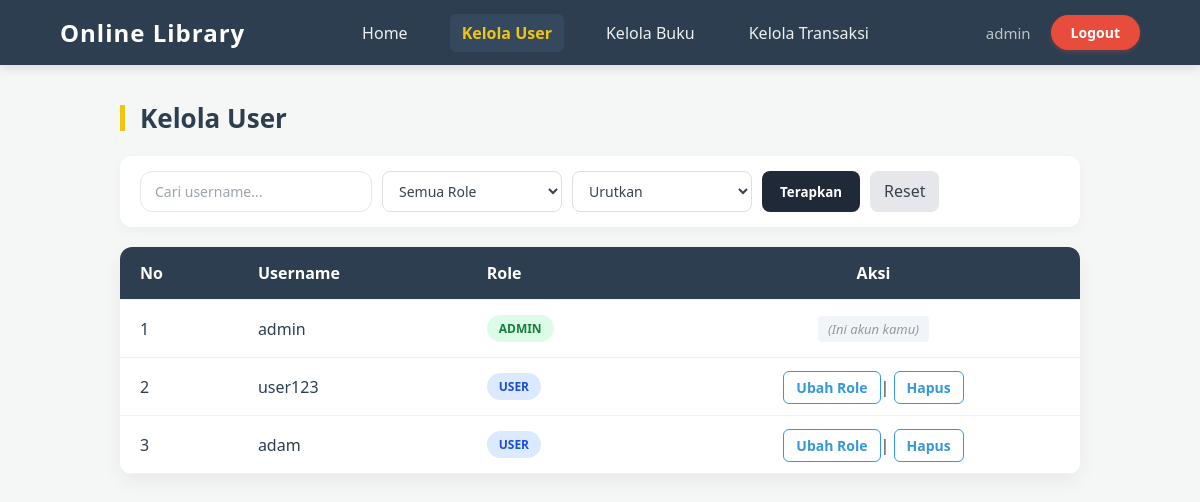
Page /admin/kelola_user.php (signed in) on the committed database.
### tables this page shows
CREATE TABLE `users` (
  `id` int NOT NULL,
  `username` varchar(100) NOT NULL,
  `password` varchar(25) NOT NULL,
  `role` enum('admin','user') NOT NULL
);

### admin/kelola_user.php (the view, shortened to what this page needs)
<?php
include '../config/config.php';
include 'navbar.php';
?>
<link rel="stylesheet" href="../css/user/kelola_user.css">
    <link rel="stylesheet" href="../css/dashboard_admin.css">
<div class="main-content">
    <h2>Kelola User</h2>
    <div class="filter-card">
    <form method="GET" class="filter-form">
        <input
            type="text"
            name="search"
            placeholder="Cari username..."
            value="<?= $_GET['search'] ?? '' ?>">
        <select name="role">
            <option value="">Semua Role</option>
        </select>
        <select name="urut">
            <option value="">Urutkan</option>
        </select>
        <button type="submit">Terapkan</button>
        <a href="kelola_user.php" class="btn-reset">Reset</a>
    </form>
</div>
    <div class="table-card">
        <table class="modern-table">
            <thead>
                <tr>
                    <th>No</th>
                    <th>Username</th>
                    <th>Role</th>
                    <th style="text-align:center">Aksi</th>
                </tr>
            </thead>
            <tbody>
                <?php
                $no = 1;
                $where = [];
$order = "ORDER BY id ASC";
$whereSQL = count($where) ? "WHERE " . implode(" AND ", $where) : "";
$query = "SELECT * FROM users $whereSQL $order";
$users = mysqli_query($koneksi, $query);
                while ($u = mysqli_fetch_assoc($users)) {
                    $isSelf = ($_SESSION['id'] == $u['id']);
                ?>
                    <tr>
                        <td><?= $no++; ?></td>
                        <td><?= $u['username']; ?></td>
                        <td>
                            <span class="badge <?= ($u['role'] == 'admin') ? 'bg-green' : 'bg-blue'; ?>">
                                <?= $u['role']; ?>
                            </span>
                        </td>
                        <td style="text-align:center">
                            <?php if (!$isSelf): ?>
                                <a href="../admin/config_user/edit_role.php?id=<?= $u['id']; ?>">Ubah Role</a>|
                                <a href="../admin/config_user/hapus_user.php?id=<?= $u['id']; ?>"
                                    onclick="return confirm('Yakin ingin menghapus user ini?')">
                                    Hapus
                                </a>
                            <?php else: ?>
                                <span style="color:#999;">(Ini akun kamu)</span>
                            <?php endif; ?>
                        </td>
                    </tr>
                <?php } ?>
            </tbody>
        </table>
    </div>
</div>

### css/navbar.css (style rules this page uses)
* { margin: 0; padding: 0; box-sizing: border-box; font-family: 'Segoe UI', Tahoma, Geneva, Verdana, sans-serif; }

### css/user/kelola_user.css (style rules this page uses)
.main-content { max-width: 1000px; margin: 40px auto; padding: 0 20px; }
.main-content h2 { color: #2c3e50 !important; margin-bottom: 25px !important; font-size: 26px !important; border-left: 5px solid #f1c40f !important; padding-left: 15px !important; line-height: 1 !important; display: block !important; }
.filter-card { background: #ffffff; padding: 15px 20px; border-radius: 12px; margin-bottom: 20px; box-shadow: 0 4px 12px rgba(0,0,0,0.04); }
.filter-form { display: flex; gap: 10px; flex-wrap: wrap; }
.filter-form input, .filter-form select { padding: 10px 14px; border-radius: 12px; border: 1px solid #e5e7eb; font-size: 14px; min-width: 220px; background-color: #fff; color: #374151; }
.filter-form input::placeholder { color: #9ca3af; }
.filter-form select { padding: 9px 12px; border-radius: 8px; border: 1px solid #dcdfe3; font-size: 14px; min-width: 180px; }
.filter-form button { background: #1f2937; color: #fff; border: none; padding: 9px 18px; border-radius: 8px; cursor: pointer; font-weight: 600; }
.btn-reset { background: #e5e7eb; color: #374151; padding: 9px 14px; border-radius: 8px; text-decoration: none; font-weight: 500; }
.table-card { background: #ffffff; border-radius: 12px; box-shadow: 0 8px 20px rgba(0, 0, 0, 0.05); overflow: hidden; }
.modern-table { width: 100%; border-collapse: collapse; background-color: white; }
.modern-table thead { background-color: #2c3e50; color: #ffffff; }
.modern-table th, .modern-table td { padding: 15px 20px; text-align: left; border-bottom: 1px solid #edf2f7; }
.badge { padding: 5px 12px; border-radius: 20px; font-size: 12px; font-weight: bold; text-transform: uppercase; display: inline-block; }
.bg-green { background-color: #dcfce7; color: #15803d; }
.bg-blue { background-color: #dbeafe; color: #1d4ed8; }
.modern-table td a { color: #3498db; text-decoration: none; font-weight: 600; font-size: 14px; padding: 6px 12px; border: 1px solid #3498db; border-radius: 6px; transition: all 0.3s ease; }
.modern-table td span[style*="color:#999"] { font-style: italic; font-size: 13px; background-color: #f1f5f9; padding: 4px 10px; border-radius: 4px; }

### css/dashboard_admin.css (style rules this page uses)
* { box-sizing: border-box; }

### rows in the picture
users: username "admin", role "ADMIN", shows "(Ini akun kamu)"
users: username "user123", role "USER"
users: username "adam", role "USER"

### other values in the picture
$_SESSION['username'] "admin"
